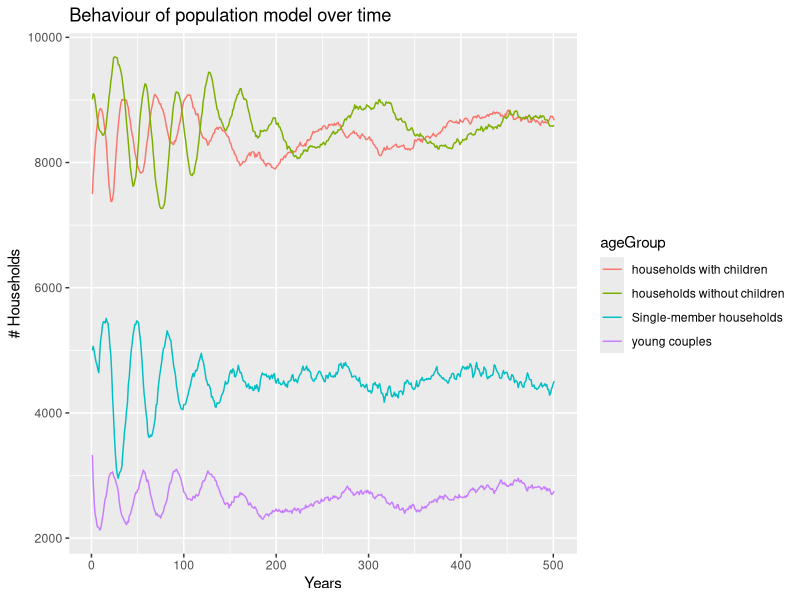
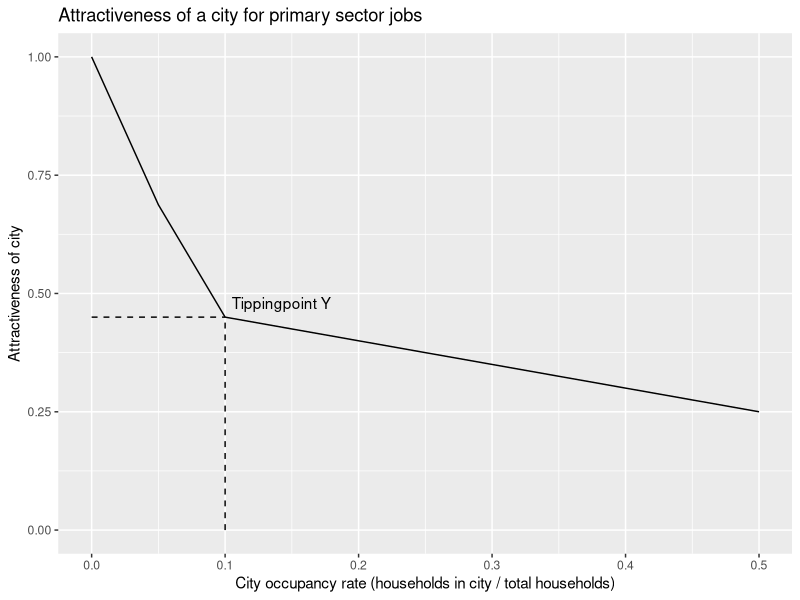
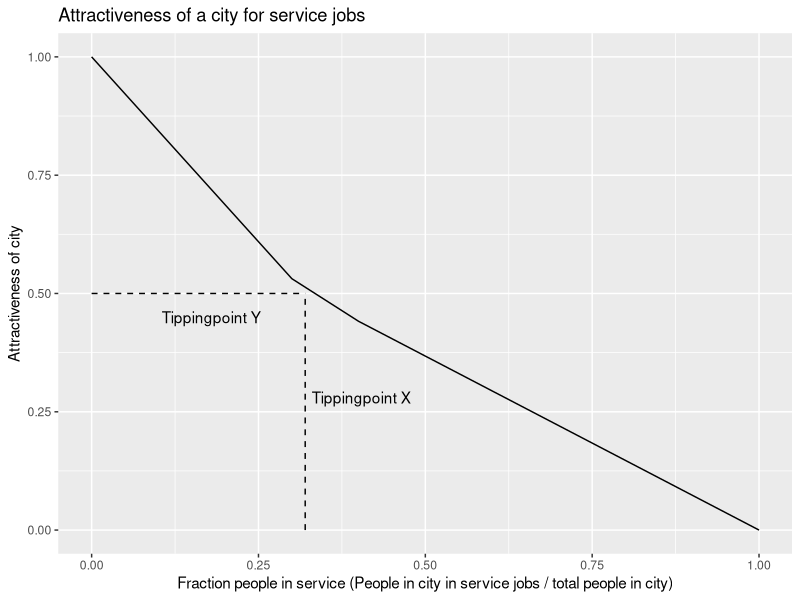
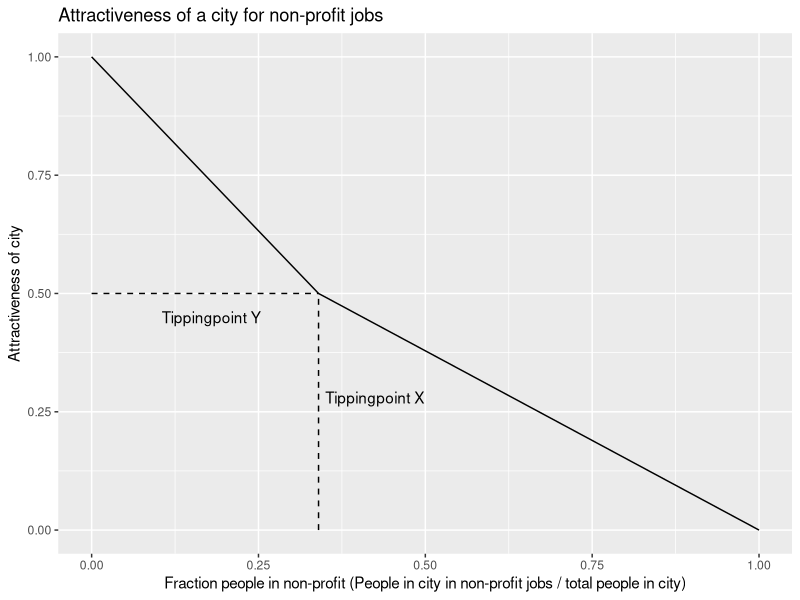
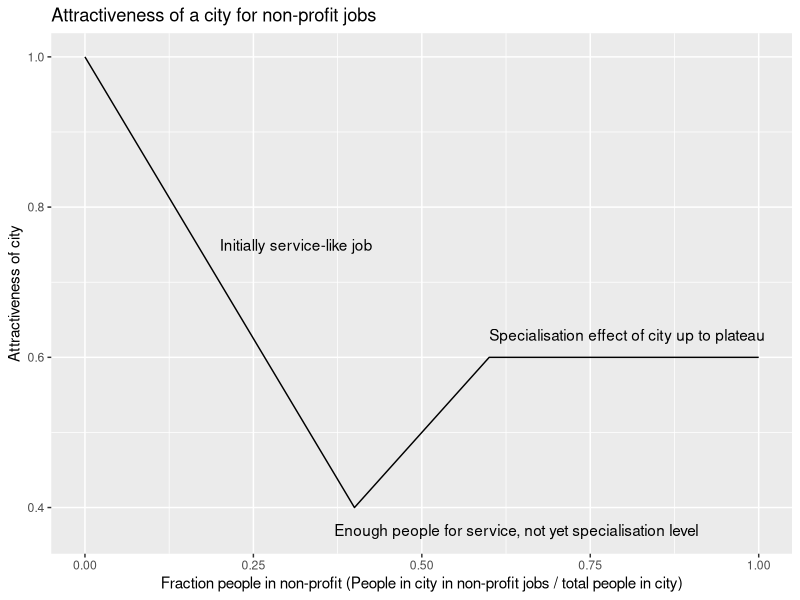
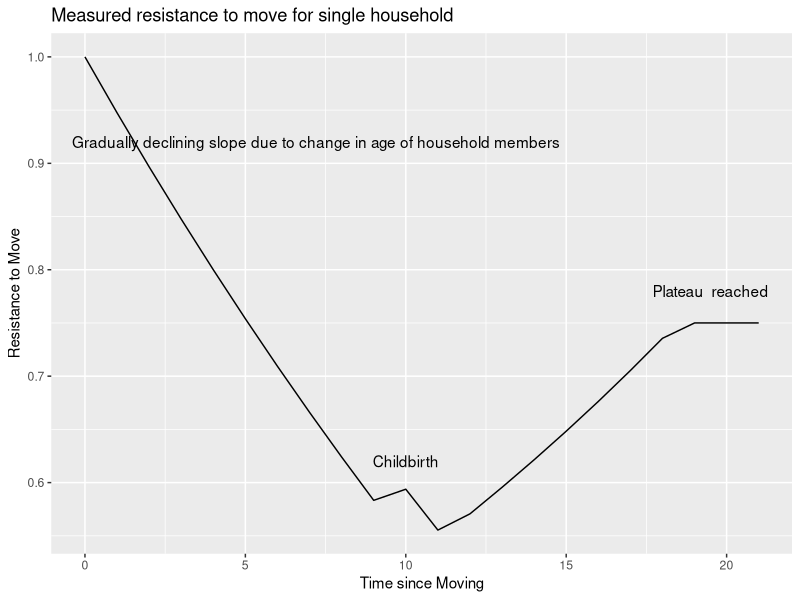
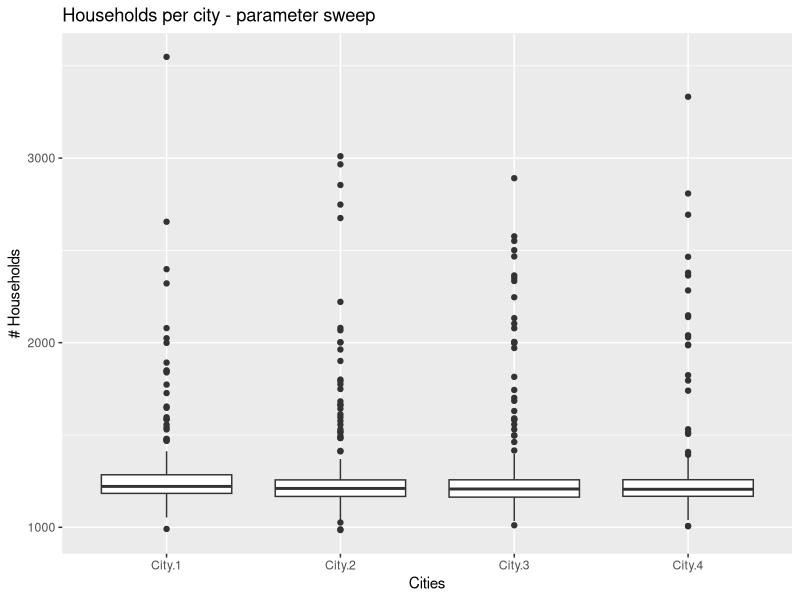
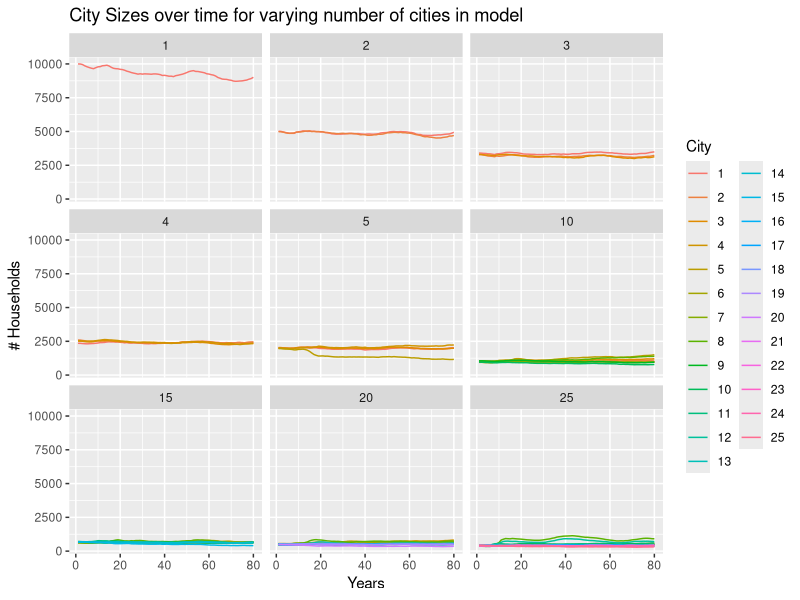

Generate these figures, in order, with R:
if(!require(reshape2)) install.packages("reshape2")
require(reshape2)
if(!require(ggplot2)) install.packages("ggplot2")
require(ggplot2)


# Build plot for population model
results <- read.csv("popmodel-results.csv")

results$ageGroup <- as.factor(results$ageGroup)
dfm <- melt(results[, c(1, 42:542)], id.vars=c("ageGroup"))
dfm$ageGroup <- as.factor(dfm$ageGroup)

ggplot(dfm, aes(x=as.numeric(variable), y=value, colour=ageGroup)) + 
    geom_line() + 
    xlab("Years") + 
    ylab("# Households") + 
    ggtitle("Behaviour of population model over time")

# Build plot for job 1 and 2 attractiveness
fractionHouseholdsInCity <- c(0, 0.05, 0.1, 0.15, 0.2, 0.25, 0.3, 0.35, 0.4, 0.45, 0.5)
jobAttractiveness <- c(1, 0.6875, 0.45, 0.425, 0.4, 0.375, 0.35, 0.325, 0.3, 0.275, 0.25)
job12 <- data.frame(fractionHouseholdsInCity, jobAttractiveness)
names(job12) <- c("Frac.households.in.city","job.attractiveness")

ggplot(data=job12, aes(x=Frac.households.in.city, y=job.attractiveness)) + 
    geom_line() +
    xlab("City occupancy rate (households in city / total households)") +
    ylab("Attractiveness of city") +
    ggtitle("Attractiveness of a city for primary sector jobs") +
    annotate("segment", x = 0.1, xend = 0.1, y = 0, yend = 0.45,
           colour = "black", linetype=2) + 
    annotate("segment", x = 0, xend = 0.1, y = 0.45, yend = 0.45,
             colour = "black", linetype=2) + 
    annotate("text", hjust = 0, x = 0.105, y = 0.48, label = "Tippingpoint Y")


# Build plot for job 3 attractiveness
fractionHouseholdsInCity <- c(0,0.1,0.2,0.3,0.4,0.5,0.6,0.7,0.8,0.9,1)
jobAttractiveness <- c(1, 0.84375, 0.6875, 0.53125, 0.441176471, 0.367647059, 0.294117647, 0.220588235, 0.147058824, 0.073529412, 0)
job3 <- data.frame(fractionHouseholdsInCity, jobAttractiveness)
names(job3) <- c("Frac.people.in.service","job.attractiveness")

ggplot(data=job3, aes(x=Frac.people.in.service, y=job.attractiveness)) + 
    geom_line() +
    xlab("Fraction people in service (People in city in service jobs / total people in city)") +
    ylab("Attractiveness of city") +
    ggtitle("Attractiveness of a city for service jobs") +
    annotate("segment", x = 0.32, xend = 0.32, y = 0, yend = 0.5,
             colour = "black", linetype=2) + 
    annotate("segment", x = 0, xend = 0.32, y = 0.5, yend = 0.5,
             colour = "black", linetype=2) + 
    annotate("text", hjust = 0, x = 0.105, y = 0.45, label = "Tippingpoint Y") + 
    annotate("text", hjust = 0, x = 0.33, y = 0.28, label = "Tippingpoint X")

# Build plot for job 6 attractiveness
fractionHouseholdsInCity <- c(0,0.1,0.2,0.3,0.34,0.4,0.5,0.6,0.7,0.8,0.9,1)
jobAttractiveness <- c(1, 0.852941176, 0.705882353, 0.558823529, 0.5, 0.454545455, 0.378787879, 0.303030303, 0.227272727, 0.151515152, 0.075757576, 0)
job6 <- data.frame(fractionHouseholdsInCity, jobAttractiveness)
names(job6) <- c("Frac.people.in.non.profit","job.attractiveness")

ggplot(data=job6, aes(x=Frac.people.in.non.profit, y=job.attractiveness)) + 
    geom_line() +
    xlab("Fraction people in non-profit (People in city in non-profit jobs / total people in city)") +
    ylab("Attractiveness of city") +
    ggtitle("Attractiveness of a city for non-profit jobs") +
    annotate("segment", x = 0.34, xend = 0.34, y = 0, yend = 0.5,
             colour = "black", linetype=2) + 
    annotate("segment", x = 0, xend = 0.34, y = 0.5, yend = 0.5,
             colour = "black", linetype=2) + 
    annotate("text", hjust = 0, x = 0.105, y = 0.45, label = "Tippingpoint Y") + 
    annotate("text", hjust = 0, x = 0.35, y = 0.28, label = "Tippingpoint X")


# Build plot for job 4 and 5 attractiveness
fractionHouseholdsInCity <- c(0,0.1,0.2,0.3,0.4,0.5,0.6,0.7,0.8,0.9,1)
jobAttractiveness <- c(1, 0.85, 0.7, 0.55, 0.4, 0.5, 0.6, 0.6, 0.6, 0.6, 0.6 )
job45 <- data.frame(fractionHouseholdsInCity, jobAttractiveness)
names(job45) <- c("Frac.people.in.finance.it","job.attractiveness")

ggplot(data=job45, aes(x=Frac.people.in.finance.it, y=job.attractiveness)) + 
    geom_line() +
    xlab("Fraction people in non-profit (People in city in non-profit jobs / total people in city)") +
    ylab("Attractiveness of city") +
    ggtitle("Attractiveness of a city for non-profit jobs") +
    annotate("text", hjust = 0, x = 0.2, y = 0.75, label = "Initially service-like job") + 
    annotate("text", hjust = 0, x = 0.37, y = 0.37, label = "Enough people for service, not yet specialisation level") + 
    annotate("text", hjust = 0, x = 0.6, y = 0.63, label = "Specialisation effect of city up to plateau")


# Build a scatter plot of the city sizes
plotCitySize <- function(row){
    city.sizes <- sort(c(row$City.5, row$City.4, row$City.3, row$City.2, row$City.1), decreasing=T)
    plot(city.sizes)
    
}

# Build plot for resistance-to-move verification
results <- read.csv("rtm-verification-results.csv")
ggplot(data=results, aes(x=Time.since.moving, y=Resistence.to.move)) + 
    geom_line() +
    xlab("Time since Moving") +
    ylab("Resistance to Move") +
    ggtitle("Measured resistance to move for single household") +
    annotate("text", x = 7.2, y = 0.92, label = "Gradually declining slope due to change in age of household members") +
    annotate("text", x = 10, y = 0.62, label = "Childbirth") + 
    annotate("text", x = 19.5, y = 0.78, label = "Plateau  reached")


# Boxplot for showing overall city distribution after parameter  sweep
results <- read.csv("EMA-narrow-results.csv")
dfm <- melt(results, measure.vars=c('City.1','City.2','City.3','City.4','City.5'))
dfm <- dfm[dfm$variable != "City.5", ]
p <- ggplot(dfm, aes(factor(variable), value))
p + geom_boxplot() + 
    xlab("Cities") + 
    ylab("# Households") + 
    ggtitle("Households per city - parameter sweep")



# Faceted line chart for showing results for different number of cities
results <- read.csv("EV-testing-cities-results.csv")
results <- cbind(rep(0:25, 24), results)
names(results)[names(results) == 'rep(0:25, 24)'] <- 'City'
results <- results[results$noOfCities %in% c(1, 2, 3, 4, 5, 10, 15, 20, 25), ]
results <- results[results$City != 0, ]
results <- results[results$X1 != 0, ]


results$City <- as.factor(results$City)
results <- results[order(results$noOfCities),]
results$noOfCities <- round(results$noOfCities)
dfm <- melt(results[, c(1, 3, 42:121)], id.vars=c("City", "noOfCities"))


ggplot(dfm[dfm$City != 0, ], aes(x=as.numeric(variable), y=value, colour=City)) + 
    geom_line() + 
    xlab("Years") + 
    ylab("# Households") + 
    ggtitle("City Sizes over time for varying number of cities in model") +
    facet_wrap( ~ noOfCities, ncol=3)

   
# Faceted line chart for showing results for different number of households
results <- read.csv("EV-testing-households-results.csv")
#names(results)[names(results) == 'rep.0.5..9.'] <- 'City'
results <- results[results$City != 0, ]
results <- results[results$X1 != 0, ]

results$City <- as.factor(results$City)
results <- results[order(results$noOfHouseholds),]
results$noOfHouseholds <- round(results$noOfHouseholds)

dfm <- melt(results[, c(1, 4, 42:121)], id.vars=c("City", "noOfHouseholds"))
   
    
ggplot(dfm[dfm$City != 0, ], aes(x=as.numeric(variable), y=value, colour=City)) + 
    geom_line() + 
    xlab("Years") + 
    ylab("# Households") + 
    ggtitle("City Sizes over time for varying number of households in model") +
    facet_wrap( ~ noOfHouseholds, ncol=5)